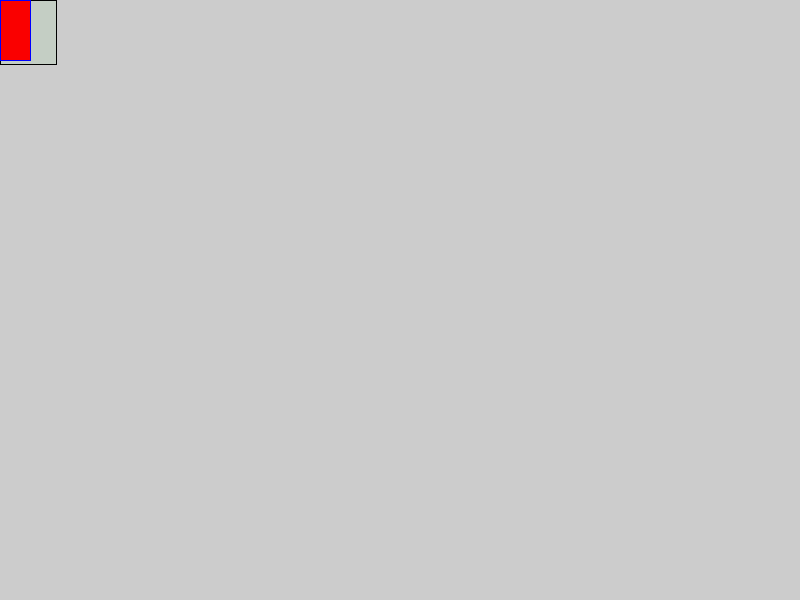
Frame 1 (no input)
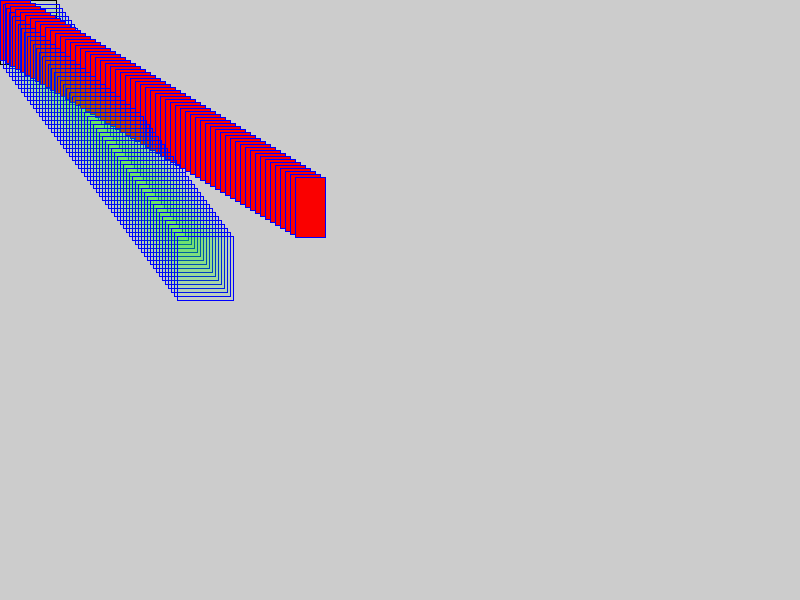
Frame 60 (the mouse pressed at the canvas centre just before this capture)
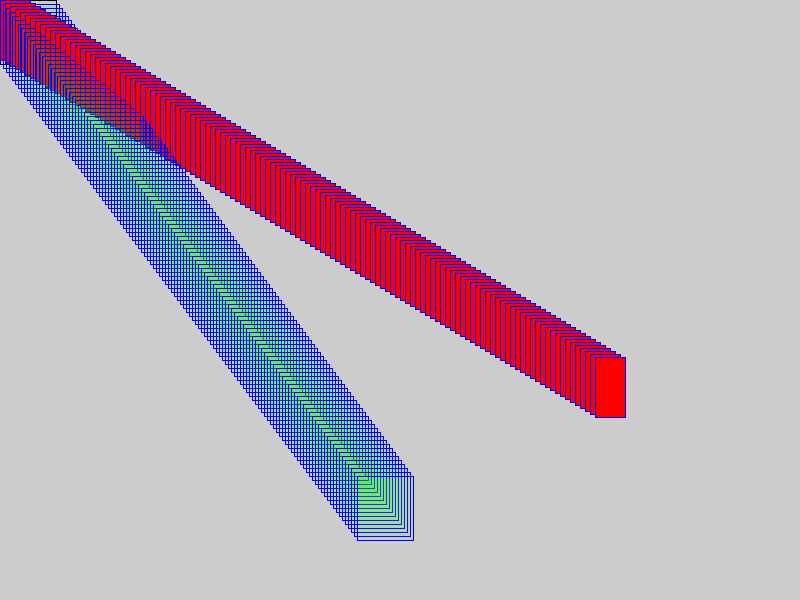
Frame 120 (the mouse held since frame 60 and released just before this capture)

The Processing sketch that drew these frames (run headless with seeded random() and noise(); from frame 60 on, the mouse is pressed at the canvas centre):

// Processing sketch: S01_animation
// ── S01_animation.pde
void setup() {
  size(800, 600);
}

long x=0, y=0, u=0, v=0;

long dx=5, dy=3, du=3, dv=4;
void draw() {
  
  fill(0, 255, 0,10);
  rect(u, v, 56, 64);
  fill(250, 0, 0);
  stroke(0, 0, 255);
  rect(x, y, 30, 60);
  x+= dx;
  y+= dy;
  if (x>=width-30|| x<0) {
    dx=-dx;
  }
  if (y >= height -70 || y< 0) {
    dy=-dy;
  }
  u+= du;
  v+= dv;
  if (u>=width-30|| u<0) {
    du=-du;
  }
  if (v >= height -70 || v< 0) {
    dv=-dv;
  }
}
